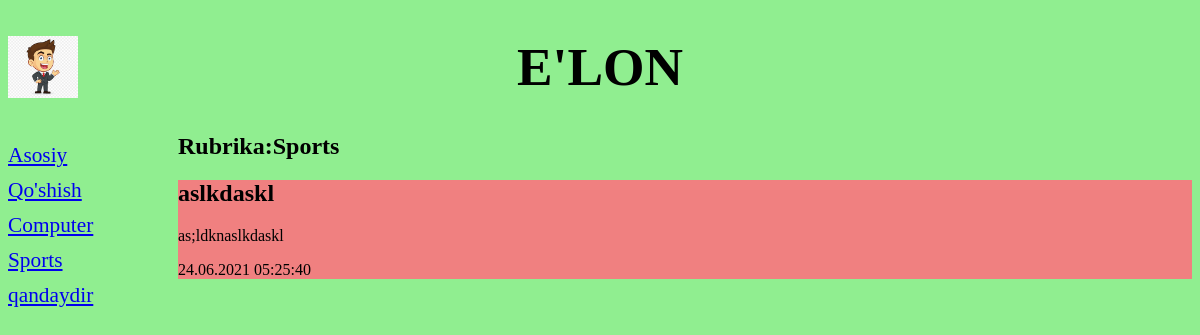
Page /2/ on the committed database.
### bboard/models.py (models this page shows, shortened)
class Rubric(models.Model):
    name = models.CharField(max_length=20, db_index=True,verbose_name='Nomi')
    class Meta:
        verbose_name_plural = 'Rubrikalar'
        verbose_name = 'Rubrika'
        ordering = ['name']

class Bb(models.Model):
    title = models.CharField(max_length=50, verbose_name='elon')
    content = models.TextField(null=True,blank=True,verbose_name='mazmuni')
    price = models.FloatField(null=True,blank=True,verbose_name='narx')
    published = models.DateTimeField(auto_now_add=True, db_index=True,verbose_name='chop qilingan sana')
    rubric = models.ForeignKey(Rubric,on_delete=models.CASCADE)
    class Meta:
        verbose_name_plural = "E'lonlar"
        verbose_name = "E'lon"
        ordering = ['-published']
    """
    CREATE TABLE "bboard_bb"(
        "id" integer NOT NULL PRIMARY KEY AUTOINCREMENT,
        "title" varchar(50) NOT NULL,
        "content" text NULL,
        "price" real NULL,
        "published" datetime NOT NULL,
    );
    CREATE INDEX "bboard_bb_published_58fde1db5" ON "bboar_bb"("published");
    COMMIT;

    """

### bboard/views.py (the view)
# urls.py: path('<int:rubric_id>/',by_rubric,name="by_rubric"),
def by_rubric(request,rubric_id):
    bbs = Bb.objects.filter(rubric=rubric_id)
    rubrics = Rubric.objects.all()
    current_rubric = Rubric.objects.get(pk=rubric_id)
    context = {'bbs':bbs,'rubrics':rubrics,'current_rubric':current_rubric}
    return render(request,'by_rubric.html',context)

### bboard/templates/by_rubric.html (shortened to what this page needs)
{% extends 'layoutbasic.html'%}
{% block content %}
<h2>Rubrika:{{current_rubric.name}}</h2>
{% for bb in bbs %}
<div>
    <h2>{{bb.title}}</h2>
    <p>{{bb.content}}</p>
    <p>{{bb.published|date:"d.m.Y H:i:s"}}</p>
</div>
{% endfor %}
{% endblock %}

### bboard/templates/layoutbasic.html (shortened to what this page needs)
<!DOCTYPE html>
<html lang="en">
{%load static%}
<head>
    <link rel="stylesheet" href="{%static 'style.css'%}" type="text/css">
</head>
<body>
    <header>
        <h1>E'lon</h1>
    </header>
    <nav>
        <a href="{% url 'index' %}">Asosiy</a>
        <a href="{% url 'add' %}">Qo'shish</a>
        {% for rubric in rubrics %}
            <a href="{% url 'by_rubric' rubric.pk %}">{{rubric.name}}</a>
        {% endfor %}
    </nav>
    <section>
    {% block content%}
    {%endblock%}
    </section>
</body>
</html>

### bboard/static/style.css (style rules this page uses)
html { background: lightgreen; }
div { background-color: lightcoral; }
header h1 { font-size:40pt; text-transform: uppercase; text-align: center; background: lightcoral; background: url('bg.png') left/auto 100% no-repeat; }
nav { font-size:16pt; width: 150px; float:left; }
nav a { display: block; margin:10px 0px; }
section { margin-left: 170px; }

### rows in the picture
Rubric: name "Computer"
Rubric: name "Sports"
Rubric: name "qandaydir"
Bb: title "aslkdaskl", content "as;ldknaslkdaskl", published "24.06.2021 05:25:40"
